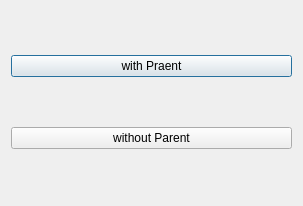
<?xml version="1.0" encoding="UTF-8"?>
<ui version="4.0">
 <class>Dialog</class>
 <widget class="QDialog" name="Dialog">
  <property name="geometry">
   <rect>
    <x>0</x>
    <y>0</y>
    <width>303</width>
    <height>206</height>
   </rect>
  </property>
  <property name="windowTitle">
   <string>Dialog</string>
  </property>
  <layout class="QVBoxLayout" name="verticalLayout">
   <item>
    <widget class="QPushButton" name="btnWithParent">
     <property name="text">
      <string>with Praent</string>
     </property>
    </widget>
   </item>
   <item>
    <widget class="QPushButton" name="btnWithoutParent">
     <property name="text">
      <string>without Parent</string>
     </property>
    </widget>
   </item>
  </layout>
 </widget>
 <resources/>
 <connections/>
</ui>
